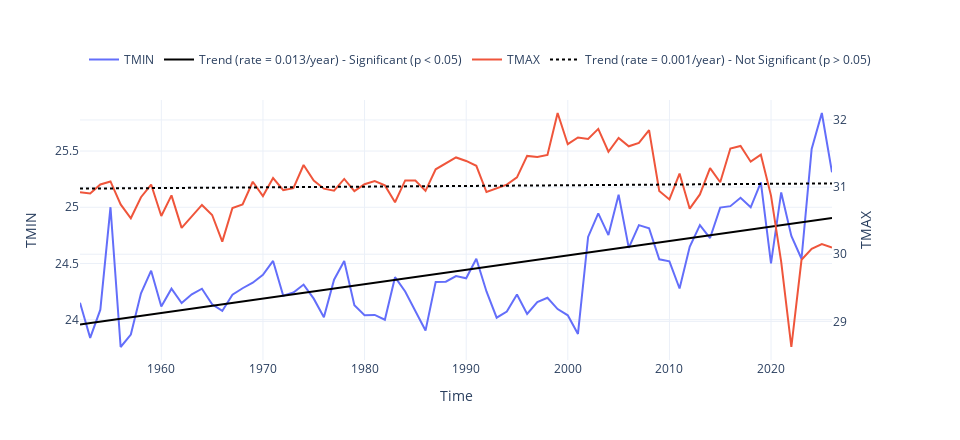

Notebook cell for this chart:
### Code cell
fig, TRENDS = plot_timeseries_interactive(dict_plot, trendline=True, figsize = (24, 11), return_trend = True)
fig.write_html(op.join(path_figs, 'F3_ST_min_max.html'), include_plotlyjs="cdn")

glue("trend_min", float(TRENDS[0]), display=False)
glue("trend_max", float(TRENDS[1]), display=False)

glue("change_min", float(TRENDS[0]*len(np.unique(st_data.index.year))), display=False)
glue("change_max", float(TRENDS[1]*len(np.unique(st_data.index.year))), display=False)

glue("trend_fig_max_min", fig_int_to_glue(fig), display=False)
